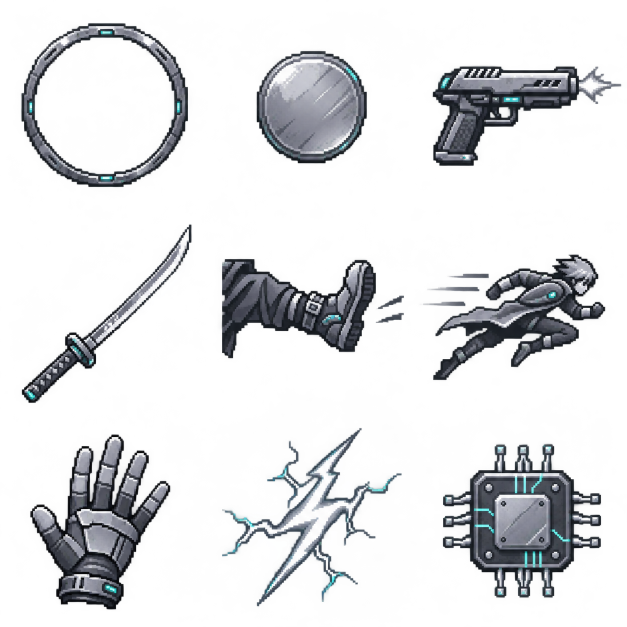
#> input picture tools/mobile-ui-v063/source.png, 1254 x 1254 px (shown at 1/2 size)
$ python pack.py
#> lines starting #> are read from the running program, lines starting #| are printed output that depends on the picture
"""v0.63.0 CodexAI: register generated pixel HUD sprites; never draw replacement art."""
from pathlib import Path
from PIL import Image
import json
root=Path(__file__).resolve().parents[2]
im=Image.open(Path(__file__).with_name('source.png')).convert('RGBA')
#> im is the input picture: PIL image 1254x1254 RGBA; mean R, G, B, A 25.4, 27.3, 30.1, 51.9
# Actual 1254-square output; source rectangles retain each full independent silhouette.
regions={'ring':(8,15,400,399),'thumb':(480,75,754,355),'pistol':(832,105,1254,355),
 'katana':(12,422,403,812),'kick':(418,480,755,727),'dodge':(755,470,1230,780),
 'interact':(20,835,370,1254),'charge':(400,818,830,1254),'hack':(840,830,1220,1245)}
for name,box in regions.items():
    sprite=im.crop(box)
    bbox=sprite.getbbox()
    if not bbox:raise ValueError(name)
    sprite=sprite.crop(bbox)
    factor=min(352/sprite.width,352/sprite.height,1)
    sprite=sprite.resize((round(sprite.width*factor),round(sprite.height*factor)),Image.Resampling.NEAREST)
    out=Image.new('RGBA',(384,384))
    out.alpha_composite(sprite,((384-sprite.width)//2,(384-sprite.height)//2))
    out.save(root/'assets/ui/touch'/f'{name}.png',optimize=True)
#> this loop made 9 passes
#> bbox on passes 1 to 9: (1, 0, 392, 384), (0, 0, 274, 280), (0, 0, 422, 250), (0, 0, 391, 390), (0, 0, 337, 247), (0, 0, 475, 310), (0, 0, 350, 419), (0, 0, 430, 436), (0, 0, 380, 415)
#> pass 1, `sprite=im.crop(box)`:
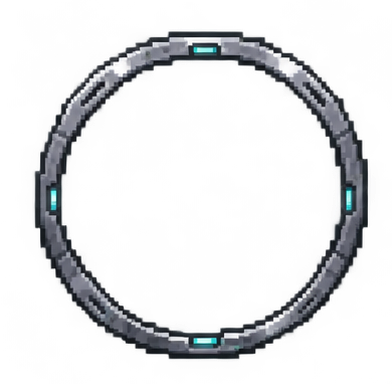
#> sprite: PIL image 392x384 RGBA; mean R, G, B, A 22.8, 24.6, 26.8, 45; transparent parts drawn white
#> pass 1, `sprite=sprite.resize((round(sprite.width*factor),round(sprite.height*f..`:
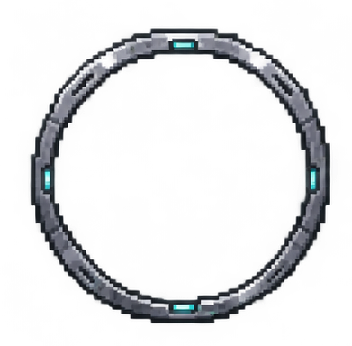
#> sprite: PIL image 352x346 RGBA; mean R, G, B, A 22.9, 24.7, 26.9, 45; transparent parts drawn white
#> after the loop:
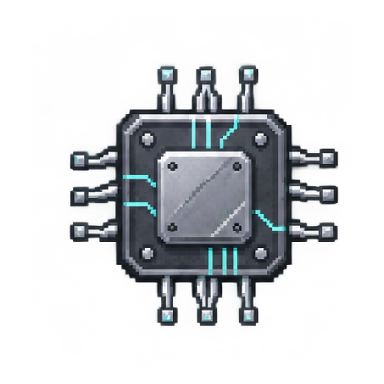
#> out: PIL image 384x384 RGBA; mean R, G, B, A 31, 33.6, 36.4, 67.9; transparent parts drawn white
#> after the loop:
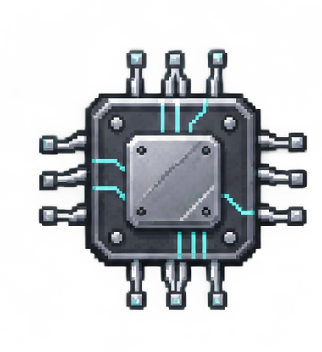
#> sprite: PIL image 322x352 RGBA; mean R, G, B, A 40.3, 43.8, 47.3, 88.4; transparent parts drawn white
Path(__file__).with_name('regions.json').write_text(json.dumps({'version':'0.63.0','author':'CodexAI','source_size':list(im.size),'regions':regions},indent=2)+'\n')
